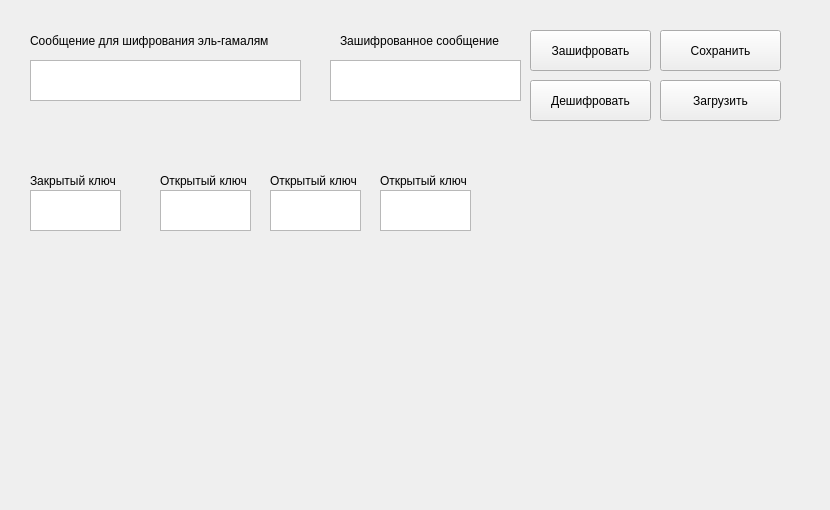
<?xml version="1.0" encoding="UTF-8"?>
<ui version="4.0">
 <class>MainWindow</class>
 <widget class="QMainWindow" name="MainWindow">
  <property name="geometry">
   <rect>
    <x>0</x>
    <y>0</y>
    <width>830</width>
    <height>510</height>
   </rect>
  </property>
  <property name="windowTitle">
   <string>MainWindow</string>
  </property>
  <widget class="QWidget" name="centralwidget">
   <widget class="QPushButton" name="encrypt">
    <property name="geometry">
     <rect>
      <x>530</x>
      <y>30</y>
      <width>121</width>
      <height>41</height>
     </rect>
    </property>
    <property name="text">
     <string>Зашифровать</string>
    </property>
   </widget>
   <widget class="QLabel" name="label_4">
    <property name="geometry">
     <rect>
      <x>30</x>
      <y>30</y>
      <width>281</width>
      <height>21</height>
     </rect>
    </property>
    <property name="text">
     <string>Сообщение для шифрования эль-гамалям</string>
    </property>
   </widget>
   <widget class="QPushButton" name="decrypt">
    <property name="geometry">
     <rect>
      <x>530</x>
      <y>80</y>
      <width>121</width>
      <height>41</height>
     </rect>
    </property>
    <property name="text">
     <string>Дешифровать</string>
    </property>
   </widget>
   <widget class="QLabel" name="label_5">
    <property name="geometry">
     <rect>
      <x>340</x>
      <y>30</y>
      <width>181</width>
      <height>21</height>
     </rect>
    </property>
    <property name="text">
     <string>Зашифрованное сообщение</string>
    </property>
   </widget>
   <widget class="QPushButton" name="save">
    <property name="geometry">
     <rect>
      <x>660</x>
      <y>30</y>
      <width>121</width>
      <height>41</height>
     </rect>
    </property>
    <property name="text">
     <string>Сохранить</string>
    </property>
   </widget>
   <widget class="QPushButton" name="load">
    <property name="geometry">
     <rect>
      <x>660</x>
      <y>80</y>
      <width>121</width>
      <height>41</height>
     </rect>
    </property>
    <property name="text">
     <string>Загрузить</string>
    </property>
   </widget>
   <widget class="QPlainTextEdit" name="mes">
    <property name="geometry">
     <rect>
      <x>30</x>
      <y>60</y>
      <width>271</width>
      <height>41</height>
     </rect>
    </property>
   </widget>
   <widget class="QPlainTextEdit" name="dec_mes">
    <property name="geometry">
     <rect>
      <x>330</x>
      <y>60</y>
      <width>191</width>
      <height>41</height>
     </rect>
    </property>
   </widget>
   <widget class="QPlainTextEdit" name="mes_2">
    <property name="geometry">
     <rect>
      <x>160</x>
      <y>190</y>
      <width>91</width>
      <height>41</height>
     </rect>
    </property>
   </widget>
   <widget class="QPlainTextEdit" name="mes_3">
    <property name="geometry">
     <rect>
      <x>30</x>
      <y>190</y>
      <width>91</width>
      <height>41</height>
     </rect>
    </property>
   </widget>
   <widget class="QLabel" name="label_6">
    <property name="geometry">
     <rect>
      <x>160</x>
      <y>170</y>
      <width>101</width>
      <height>21</height>
     </rect>
    </property>
    <property name="text">
     <string>Открытый ключ</string>
    </property>
   </widget>
   <widget class="QLabel" name="label_7">
    <property name="geometry">
     <rect>
      <x>30</x>
      <y>170</y>
      <width>121</width>
      <height>21</height>
     </rect>
    </property>
    <property name="text">
     <string>Закрытый ключ</string>
    </property>
   </widget>
   <widget class="QPlainTextEdit" name="mes_4">
    <property name="geometry">
     <rect>
      <x>270</x>
      <y>190</y>
      <width>91</width>
      <height>41</height>
     </rect>
    </property>
   </widget>
   <widget class="QPlainTextEdit" name="mes_5">
    <property name="geometry">
     <rect>
      <x>380</x>
      <y>190</y>
      <width>91</width>
      <height>41</height>
     </rect>
    </property>
   </widget>
   <widget class="QLabel" name="label_8">
    <property name="geometry">
     <rect>
      <x>270</x>
      <y>170</y>
      <width>101</width>
      <height>21</height>
     </rect>
    </property>
    <property name="text">
     <string>Открытый ключ</string>
    </property>
   </widget>
   <widget class="QLabel" name="label_9">
    <property name="geometry">
     <rect>
      <x>380</x>
      <y>170</y>
      <width>101</width>
      <height>21</height>
     </rect>
    </property>
    <property name="text">
     <string>Открытый ключ</string>
    </property>
   </widget>
  </widget>
 </widget>
 <resources/>
 <connections/>
</ui>
